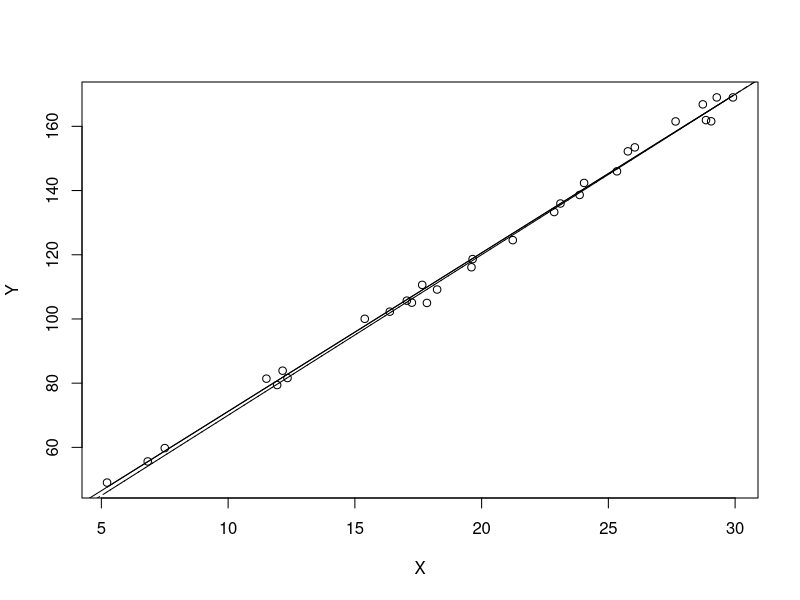

The R source for this figure:
## ---- chunk 1
beta0 = 49.3845
beta1 = -0.102524
beta2 = 6.548
beta3 = 16.221
beta4 = -9.2021

N = 28

X1 = rnorm(28, 5, sqrt(5)) 
     
X2 = rnorm(28, 6, sqrt(7)) 

X3 = rnorm(28, 3, 1/9) 
  
X4 = rnorm(28, 59, 2) 

X5 = rnorm(28, 58, sqrt(5)) 
  
X6 = rnorm(28, 16, sqrt(11))
  
X7 = rnorm(28, 0.02, 0.005) 
  
X8 = rnorm(28, 5, sqrt(3)) 
  
X9 = rbeta(28, 1, 1)
  
X10 = rbeta(28, 8, 2)
  
X11 = rpois(28, 3.5)
  
X12 = rpois(28, 8)
  
X13 = X1^2
  
X14 = X5^2
  
X15 = sqrt(X3)
  
X16 = rep(c(4,2), each=28, length=28)
  
X17 = rep(c(0,1.5), each=28, length=28)
  
X18 = sample(c(0,1), 28, replace=TRUE)
  
X19 = sample(c(0,2), 28, replace=TRUE)
  
X20 = sample(c(0,1.7), 28, replace=TRUE)
  
epsilon = rnorm(28, 0, 18) 

Y <- beta0 + beta1*X4 + beta2*X6 + beta3*X20 + beta4*X7 + epsilon

CWdata <- data.frame(Y = Y,
                     X1 = X7, #used
                     X2 = X19,
                     X3 = X3, 
                     X4 = X15, 
                     X5 = X11, 
                     X6 = X1,
                     X7 = X17,
                     X8 = X6, ## used
                     X9 = X12,
                     X10 = X10,
                     X11 = X18,
                     X12 = X20, #used
                     X13 = X2,
                     X14 = X16,
                     X15 = X8,
                     X16 = X13,
                     X17 = X5,
                     X18 = X9,
                     X19 = X4,  ## used
                     X20 = X14)


## ---- chunk 2
#sdata1 <- read.csv("C:/Users/Cortland/Downloads/sdata.csv")

#First I went through all the variable to see which of the variables has most to offer. I found that X10 has the most to offer, at the moment.

#slm <- lm(Y ~ X10, data=sdata1)
#summary(slm)

#Then I went in and tried to see what other variables can add to this model. It appears that X20 has something to add.

#plot(slm$residuals ~ X20, data=sdata1)

#This suggests a squared term. To include the squared term, I will go back and begin the model having included the first model of X20, then to include the powered term. Now I am trying to figure out how to find the pattern. To do this I am running a code to see the different groups.

#plot(Y ~ X20, data=sdata1, col=as.factor(X3))

# This helps to guide us to see that there are two different groups that enable us to see X3 as a variable that seperate. Now to present the two groups and try to fit models to the individual groups that lie therein.

#plot(Y ~ X20, data=subset(sdata1,X3==0))
#plot(Y ~ X20, data=subset(sdata1,X3==1))

#slm2 <- lm(Y ~ X20 + I(X20^2), data=subset(sdata1,X3==1))
#summary(slm2)
#plot(Y ~ X20, data=subset(sdata1,X3==1))
#b <- slm2$coefficients
#curve(b[1]+x*b[2]+x^2*b[3], add=TRUE)

#slm3 <- lm(Y ~ X20 + I(X20^2), data=subset(sdata1,X3==0))
#summary(slm3)
#plot(Y ~ X20, data=subset(sdata1,X3==0))
#b <- slm3$coefficients
#curve(b[1]+x*b[2]+x^2*b[3], add=TRUE)

#By then combining the two different models obtained from the two parabolas, this equation was then created.

#slm4 <- lm(Y ~ X20 + X3 + I(X20^2) + I(X20*X3) + I(X20^2*X3), data=sdata1)
#summary(slm4)
#plot(Y ~ X20, data=sdata1)
#b <- slm4$coefficients
#curve(b[1]+X20*b[2]+X3*b[3]+X20^2*b[4]+X20*X3*b[5]+X20^2*X3*b[6], add=TRUE)
#confint(slm4, level=1-0.01/6)

## ---- chunk 3
## Y_i = 20 + 5x + epsilon 

set.seed(4)  
N = 30
X = runif(N,5,30)
beta0 = 20
beta1 = 5
epsilon = rnorm(N,0,2.5)
Y = beta0 + beta1*X + epsilon
my.lm <- lm(Y ~ X)
plot(Y ~ X)
abline(my.lm)
abline(beta0, beta1, lty=2)
b <- my.lm$coefficients
curve(b[1] + b[2]*x, add=TRUE)
curve(beta0 + beta1*x, add=TRUE, lty=2)
EY = (beta0 + beta1*X)
SE <- sum( (my.lm$fit - (beta0 + beta1*X))^2 )
SE
## ---- chunk 4
#pander::pander(confint(y.lm.8.12.5, level=1-0.05/4), caption="Confidence Intervales")
## ---- chunk 5
EY <- beta0 + beta1*X4 + beta2*X6 + beta3*X20 + beta4*X7
beta5 = 107.69
beta6 = 16.415
beta7 = -9.79695
beta8 = -4.6166
Yhat <- beta5 + beta6*I(X8^2) + beta7*X12 + beta8*X5
SE <- sum( (Yhat - EY)^2 )
SEE <- sum( (Y - EY)^2 )
SE
SEE
